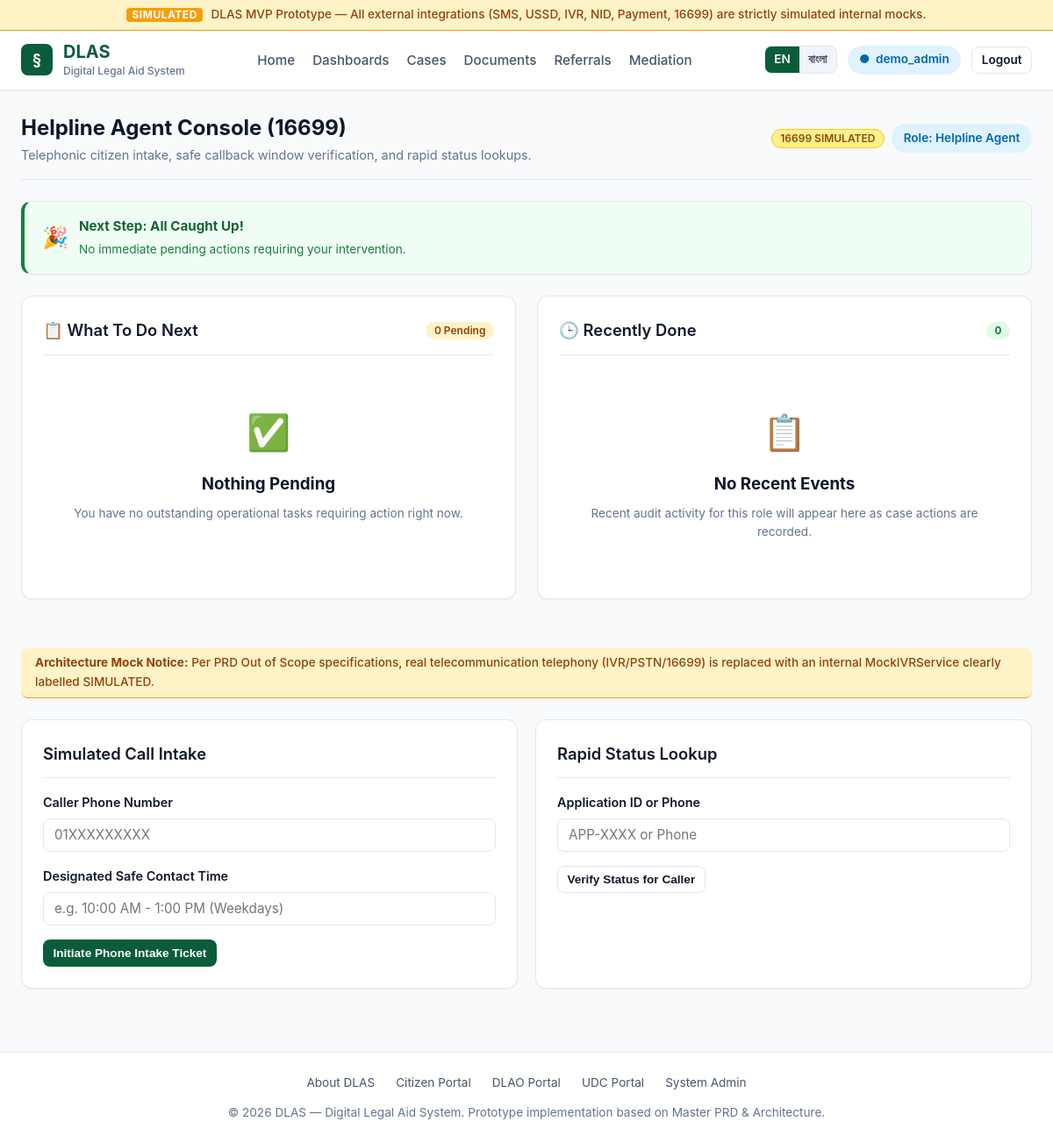
/dashboard/helpline-agent/ (signed in), run on an earlier commit of the app's database.
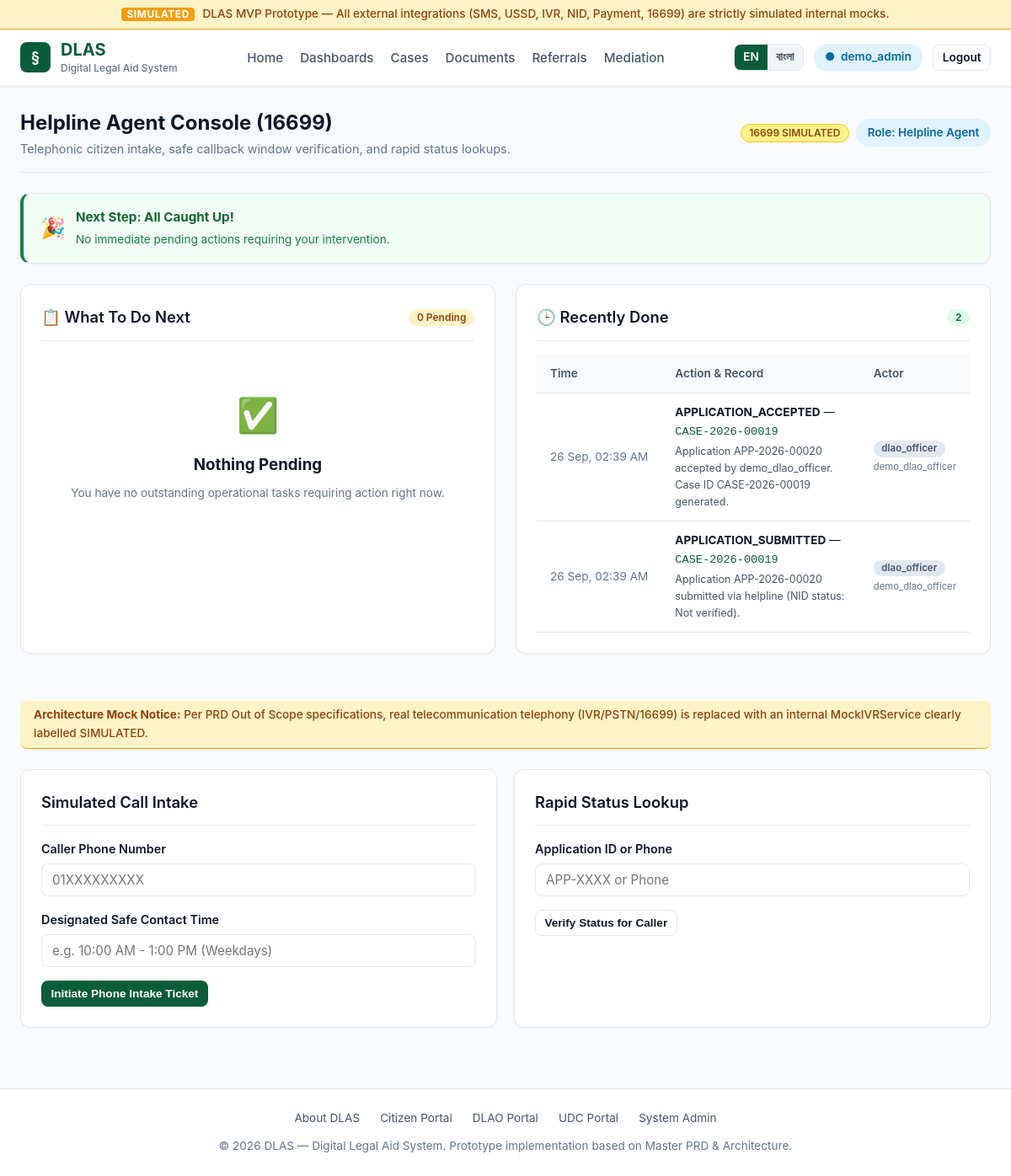
And on a later commit of the database.
### cases/models.py (models this page shows, shortened)
class CaseEvent(models.Model):
    PROVENANCE_APPLICANT_CONFIRMED = 'applicant_confirmed'
    PROVENANCE_REPRESENTATIVE_REPORTED = 'representative_reported'
    PROVENANCE_INTERMEDIARY_TRANSLATED = 'intermediary_translated'
    PROVENANCE_STAFF_ENTERED = 'staff_entered'
    PROVENANCE_AI_INFERRED = 'ai_inferred'
    PROVENANCE_CHOICES = [
        (PROVENANCE_APPLICANT_CONFIRMED, 'Applicant-Confirmed'),
        (PROVENANCE_REPRESENTATIVE_REPORTED, 'Representative-Reported'),
        (PROVENANCE_INTERMEDIARY_TRANSLATED, 'Intermediary-Translated'),
        (PROVENANCE_STAFF_ENTERED, 'Staff-Entered'),
        (PROVENANCE_AI_INFERRED, 'AI-Inferred'),
    ]
    case = models.ForeignKey(
        CaseRecord,
        null=True,
        blank=True,
        on_delete=models.PROTECT,
        related_name='events'
    )
    application = models.ForeignKey(
        Application,
        null=True,
        blank=True,
        on_delete=models.PROTECT,
        related_name='events'
    )
    actor = models.ForeignKey(
        User,
        null=True,
        blank=True,
        on_delete=models.PROTECT,
        related_name='case_events'
    )
    actor_role = models.CharField(max_length=64)
    channel = models.CharField(max_length=32)
    action = models.CharField(max_length=64)
    description = models.TextField()
    provenance = models.CharField(max_length=64, choices=PROVENANCE_CHOICES)
    authority = models.CharField(max_length=128, null=True, blank=True)
    created_at = models.DateTimeField(auto_now_add=True)
    class Meta:
        ordering = ['created_at']
        verbose_name = 'Case Event'
        verbose_name_plural = 'Case Events'

class CaseRecord(models.Model):
    PRIORITY_LOW = 'LOW'
    PRIORITY_MEDIUM = 'MEDIUM'
    PRIORITY_HIGH = 'HIGH'
    PRIORITY_URGENT = 'URGENT'
    PRIORITY_CHOICES = [
        (PRIORITY_LOW, 'Low'),
        (PRIORITY_MEDIUM, 'Medium'),
        (PRIORITY_HIGH, 'High'),
        (PRIORITY_URGENT, 'Urgent'),
    ]
    STATUS_ACCEPTED = 'ACCEPTED'
    STATUS_IN_PROGRESS = 'IN_PROGRESS'
    STATUS_REFERRED = 'REFERRED'
    STATUS_MEDIATION = 'MEDIATION'
    STATUS_RESOLVED = 'RESOLVED'
    STATUS_CLOSED = 'CLOSED'
    STATUS_CHOICES = [
        (STATUS_ACCEPTED, 'Accepted'),
        (STATUS_IN_PROGRESS, 'In Progress'),
        (STATUS_REFERRED, 'Referred'),
        (STATUS_MEDIATION, 'Mediation'),
        (STATUS_RESOLVED, 'Resolved'),
        (STATUS_CLOSED, 'Closed'),
    ]
    case_id = models.CharField(max_length=64, unique=True, db_index=True)
    application = models.OneToOneField(
        Application,
        on_delete=models.PROTECT,
        related_name='case_record'
    )
    assigned_officer = models.ForeignKey(
        User,
        on_delete=models.PROTECT,
        related_name='assigned_officer_cases'
    )
    assigned_lawyer = models.ForeignKey(
        User,
        null=True,
        blank=True,
        on_delete=models.SET_NULL,
        related_name='assigned_lawyer_cases'
    )
    priority = models.CharField(max_length=20, choices=PRIORITY_CHOICES, default=PRIORITY_MEDIUM)
    status = models.CharField(max_length=32, choices=STATUS_CHOICES, default=STATUS_ACCEPTED)
    accepted_at = models.DateTimeField(default=timezone.now)
    closed_at = models.DateTimeField(null=True, blank=True)
    created_at = models.DateTimeField(auto_now_add=True)
    updated_at = models.DateTimeField(auto_now=True)
    class Meta:
        ordering = ['-created_at']
        verbose_name = 'Case Record'
        verbose_name_plural = 'Case Records'

### dashboard/views.py (the view)
# urls.py: path('helpline-agent/', views.helpline_agent_dashboard, name='helpline_agent'),
def helpline_agent_dashboard(request):
    workspace_context = get_role_workspace_context(request.user, 'helpline_agent')
    return render(request, 'dashboard/helpline_agent.html', {
        'workspace_context': workspace_context,
    })

### accounts/permissions.py (called while the page is built)
def has_role(user, allowed_roles):
    if not user or not user.is_authenticated:
        return False
    if user.is_superuser:
        return True
    if isinstance(allowed_roles, str):
        allowed_roles = [allowed_roles]
    role = get_user_role(user)
    return role in allowed_roles

### core/context_processors.py (called while the page is built)
def language_context(request):
    lang = request.session.get('django_language') or request.COOKIES.get('django_language', 'en')
    if lang not in ['en', 'bn']:
        lang = 'en'
    return {
        'current_language': lang,
        'is_bangla': (lang == 'bn'),
        'is_english': (lang == 'en'),
    }

### core/templatetags/dlas_tags.py (called while the page is built)
@register.simple_tag(takes_context=True)
def tr(context, en_text, bn_text):
    is_bangla = context.get('is_bangla', False)
    return bn_text if is_bangla else en_text

### dashboard/services.py (called while the page is built)
def get_case_record_priority_rank():
    return Case(
        When(priority=CaseRecord.PRIORITY_URGENT, then=Value(1)),
        When(priority=CaseRecord.PRIORITY_HIGH, then=Value(2)),
        When(priority=CaseRecord.PRIORITY_MEDIUM, then=Value(3)),
        When(priority=CaseRecord.PRIORITY_LOW, then=Value(4)),
        default=Value(5),
        output_field=IntegerField(),
    )

### templates/dashboard/helpline_agent.html (shortened to what this page needs)
{% extends 'base.html' %}
{% load dlas_tags %}
{% block content %}
<div class="dashboard-header">
  <div>
    <h2>{% tr "Helpline Agent Console (16699)" "জাতীয় হেল্পলাইন কনসোল (১৬৬৯৯)" %}</h2>
    <p style="color: var(--text-muted); font-size: 0.9rem;">
      {% tr "Telephonic citizen intake, safe callback window verification, and rapid status lookups." "টেলিফোনিক আবেদন গ্রহণ, নিরাপদ যোগাযোগের সময় যাচাই ও তাৎক্ষণিক অবস্থা অনুসন্ধান।" %}
    </p>
  </div>
  <div style="display: flex; gap: 0.5rem; align-items: center;">
    <span class="badge badge-simulated">{% tr "16699 SIMULATED" "১৬৬৯৯ সিমুলেটেড" %}</span>
    <span class="role-pill">{% tr "Role: Helpline Agent" "রোল: হেল্পলাইন এজেন্ট" %}</span>
  </div>
</div>
{% include 'dashboard/components/workspace_action_center.html' with ctx=workspace_context %}
<div class="proto-banner" style="border-radius: var(--radius-md); margin-bottom: 1.5rem; text-align: left;">
  <strong>{% tr "Architecture Mock Notice:" "আর্কিটেকচার মক নোটিশ:" %}</strong>
  {% tr "Per PRD Out of Scope specifications, real telecommunication telephony (IVR/PSTN/16699) is replaced with an internal MockIVRService clearly labelled SIMULATED." "পিআরডি নির্দেশনা অনুযায়ী প্রকৃত টেলিকম গেটওয়ের পরিবর্তে অভ্যন্তরীণ MockIVRService দ্বারা এটি সিমুলেটেড হিসেবে প্রদর্শিত।" %}
</div>
<div class="grid-2" style="margin-bottom: 1.5rem;">
  <div class="card">
    <div class="card-header">
      <h3 class="card-title">{% tr "Simulated Call Intake" "কল গ্রহণ ও আবেদন ড্রাফট" %}</h3>
    </div>
    <div class="form-group">
      <label class="form-label" for="caller-phone">{% tr "Caller Phone Number" "কলার মোবাইল নম্বর" %}</label>
      <input type="text" id="caller-phone" class="form-input" placeholder="01XXXXXXXXX" disabled>
    </div>
    <div class="form-group">
      <label class="form-label" for="safe-time">{% tr "Designated Safe Contact Time" "নির্ধারিত নিরাপদ যোগাযোগের সময়" %}</label>
      <input type="text" id="safe-time" class="form-input" placeholder="e.g. 10:00 AM - 1:00 PM (Weekdays)" disabled>
    </div>
    <button class="btn btn-primary btn-sm" disabled>
      {% tr "Initiate Phone Intake Ticket" "টেলিফোন আবেদন শুরু করুন" %}
    </button>
  </div>
  <div class="card">
    <div class="card-header">
      <h3 class="card-title">{% tr "Rapid Status Lookup" "তাৎক্ষণিক অবস্থা অনুসন্ধান" %}</h3>
    </div>
    <div class="form-group">
      <label class="form-label" for="lookup-id">{% tr "Application ID or Phone" "অ্যাপ্লিকেশন আইডি বা ফোন" %}</label>
      <input type="text" id="lookup-id" class="form-input" placeholder="APP-XXXX or Phone" disabled>
    </div>
    <button class="btn btn-secondary btn-sm" disabled>
      {% tr "Verify Status for Caller" "অবস্থা যাচাই করুন" %}
    </button>
  </div>
</div>
{% endblock %}

### templates/dashboard/components/workspace_action_center.html (shortened to what the changed rows need)
{% load dlas_tags %}
<div class="workspace-action-center" style="margin-bottom: 2rem;">
  <div class="grid-2" style="gap: 1.5rem;">
    <div class="card" style="display: flex; flex-direction: column;">
      <div class="card-header">
        <h3 class="card-title">
          🕒 {% tr "Recently Done" "সাম্প্রতিক কার্যক্রম" %}
        </h3>
        <span class="badge badge-accepted">{{ ctx.recently_done|length }}</span>
      </div>
      {% if ctx.recently_done %}
        <div class="table-container" style="flex: 1;">
          <table class="table" style="font-size: 0.85rem;">
            <thead>
              <tr>
                <th style="width: 25%;">{% tr "Time" "সময়" %}</th>
                <th>{% tr "Action & Record" "কার্যক্রম ও রেকর্ড" %}</th>
                <th style="width: 25%;">{% tr "Actor" "সম্পাদনকারী" %}</th>
              </tr>
            </thead>
            <tbody>
              {% for ev in ctx.recently_done %}
                <tr>
                  <td style="color: var(--text-muted); white-space: nowrap;">
                    {{ ev.created_at|date:"d M, h:i A" }}
                  </td>
                  <td>
                    <strong>{{ ev.action }}</strong>
                    {% if ev.case %}
                      — <code style="color: var(--primary-color);">{{ ev.case.case_id }}</code>
                    {% elif ev.application %}
                      — <code style="color: var(--secondary-color);">{{ ev.application.application_id }}</code>
                    {% endif %}
                    <div style="font-size: 0.78rem; color: var(--text-secondary); margin-top: 0.15rem;">
                      {{ ev.description|truncatewords:10 }}
                    </div>
                  </td>
                  <td>
                    <span class="badge badge-draft" style="font-size: 0.72rem;">
                      {{ ev.actor_role }}
                    </span>
                    <br>
                    <small style="color: var(--text-muted);">
                      {{ ev.actor.username|default:"System" }}
                    </small>
                  </td>
                </tr>
              {% endfor %}
            </tbody>
          </table>
        </div>
      {% else %}
        <div class="empty-state" style="padding: 2.5rem 1rem;">
          <div class="empty-state-icon">📋</div>
          <h3>{% tr "No Recent Events" "কোনো সাম্প্রতিক কার্যক্রম নেই" %}</h3>
          <p style="font-size: 0.85rem; color: var(--text-muted);">
            {% tr "Recent audit activity for this role will appear here as case actions are recorded." "মামলা বা আবেদনের কার্যক্রম সম্পন্ন হলে এখানে সাম্প্রতিক অডিট লগ প্রদর্শিত হবে।" %}
          </p>
        </div>
      {% endif %}
    </div>
  </div>
</div>

What changed in the data, as far as the page shows it:
added CaseEvent: created_at "26 Sep, 02:39 AM", action "APPLICATION_ACCEPTED", case.case_id "CASE-2026-00019", description "Application APP-2026-00020 accepted by demo_dlao_officer. Case ID CASE-2026-00019 generated.", actor_role "dlao_officer", actor.username "demo_dlao_officer"
added CaseEvent: created_at "26 Sep, 02:39 AM", action "APPLICATION_SUBMITTED", case.case_id "CASE-2026-00019", description "Application APP-2026-00020 submitted via helpline (NID status: Not verified).", actor_role "dlao_officer", actor.username "demo_dlao_officer"
Also different on the page:
{{ ctx.recently_done|length }}: "0" → "2"
text no longer shown: "📋 No Recent Events Recent audit activity for this role will appear here as case actions are recorded."
text now shown: "Time Action & Record Actor"
